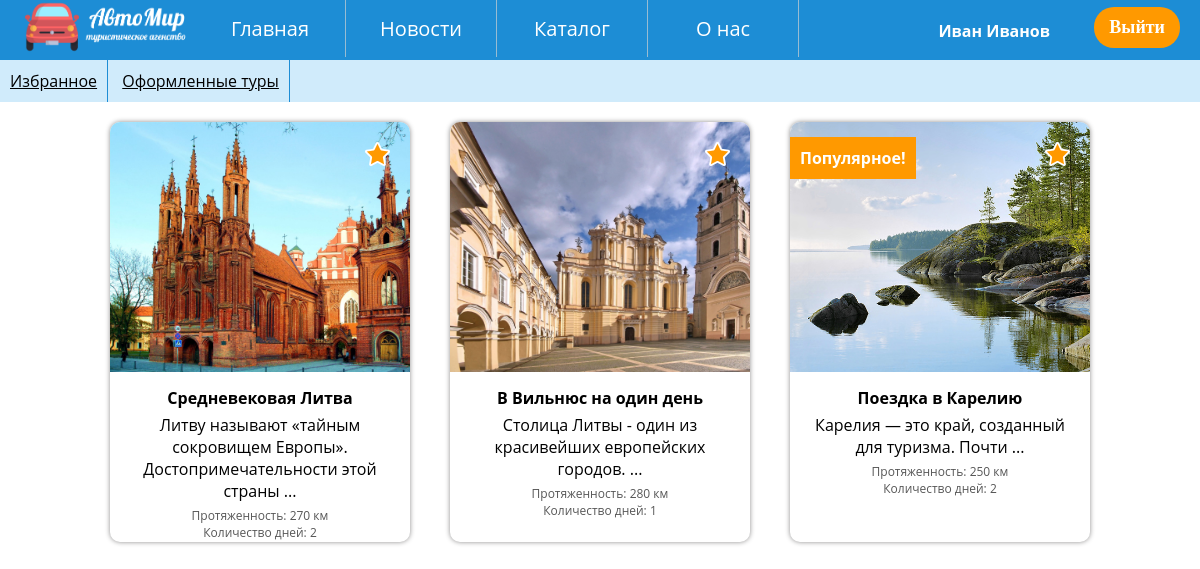
Page /client/client.php?p=favor (signed in) on the committed database.
### tables this page shows
CREATE TABLE `tours` (
  `id_tour` int(11) NOT NULL,
  `title` varchar(100) NOT NULL,
  `description` varchar(1000) NOT NULL,
  `length` int(11) NOT NULL,
  `duration` int(11) NOT NULL,
  `image` varchar(200) NOT NULL,
  `popular` tinyint(1) NOT NULL,
  `id_direction` int(11) NOT NULL,
  `id_performer` int(11) NOT NULL,
  `cities` varchar(100) NOT NULL
);

### client/client.php (the view, shortened to what this page needs)
<!doctype html>
<html lang="ru">
  <head>
    <link rel="stylesheet" type="text/css" href="../css/style.css">
    <link rel="stylesheet" type="text/css" href="../css/steps.css">
  </head>
  <body>
<?php
           if (!isset($_SESSION['id_cl'])) {
            echo '
            <img class="back-client" src="../img/back-client.jpg">
            <section class="auth-client">
            <div class="form-client">
              <h3>Вход в личный кабинет:</h3>
              <br><br>
              <form action="client.php" method="POST">
                      <label for="login">Введите логин</label><br>
                    <input name="login" type="text" required><br>
                      <label for="pass">Введите пароль</label><br>
                    <input name="pass" type="password" id="pass" required> <br>
                  <button>Войти</button><br><br>
                    <a href="../index.php" style="color: black;">На главную</a>
              </form>
            </div>
            </section>';
            require_once '../connection.php';
                $link = mysqli_connect($host, $user, $password, $database)
                    or die("Ошибка " . mysqli_error($link));
                $sql_res = mysqli_query($link, 'SELECT id_user, FIO, login, pass, role FROM users');
                for ($i=0; $i < mysqli_num_rows($sql_res); $i++) {
                    $row = mysqli_fetch_array($sql_res, MYSQLI_ASSOC);
                    $adm_id = $row['id_user'];
                    $adm_FIO = $row['FIO'];
                    $adm_log = $row['login'];
                    $adm_pass = $row['pass'];
                    $adm_role = $row['role'];
                    if(password_verify($_POST['pass'], $adm_pass) == TRUE && $_POST['login'] == $adm_log && $adm_role == "P") {
                        $_SESSION['id_cl'] = $adm_id;
                        $_SESSION['id_FIO'] = $adm_FIO;
                        echo "<script>window.location = 'client.php?p=favor'</script>";
                    }
                    $pass_hash = md5($_POST['pass']);
                    if($adm_pass == $pass_hash && $_POST['login'] == $adm_log && $adm_role == "M") {
                      $_SESSION['id'] = $adm_id;
                      echo "<script>window.location = '../manager/manager.php?p=request'</script>";
                  }
                }
            }  else {
                  echo '
                  <nav>
                  <ul id="navbar">
                          <li id="title"><img src="../img/car.png" id="logo"></li>
                          <li><a href="../index.php">Главная</a></li>
                          <li><a href="#">Новости</a></li>
                          <li><a href="#">Каталог</a>
                            <ul>
                              <li><a href="../catalog.php?direction=2">Прибалтика</a></li>
                              <li><a href="../catalog.php?direction=3">Европа</a></li>
                              <li><a href="../catalog.php?direction=4">Скандинавия</a></li>
                              <li><a href="../catalog.php?direction=1">Россия</a></li>
                            </ul>
                          </li>
                          <li><a href="#">О нас</a></li>
                        </ul>
                        <div class="auth">
                            <h4 style="color: white;">'.$_SESSION['id_FIO'].'</h4>
                        </div>
                        <form method="POST">
                            <button name="exit" class="order-trip">Выйти</button>
                        </form>
                      </nav>';
              print '<ol>
              <li><a href="?p=favor">Избранное</a></li>
              <li><a href="?p=order">Оформленные туры</a></li>
              </ol>';
            }
        require_once '../connection.php';
        $link = mysqli_connect($host, $user, $password, $database)
            or die("Ошибка " . mysqli_error($link));
                if($_GET["p"] == "favor")
                {
                print '<section class="all-tours">';
                $query_favorites = "SELECT * FROM `favorites` WHERE id_user = ".$_SESSION['id_cl']."";
                $result_favorites = mysqli_query($link, $query_favorites) or die("Ошибка " . mysqli_error($link));
                if($result_favorites)
                {
                    while($row = mysqli_fetch_array($result_favorites)) {
                      $query_tour = "SELECT * FROM `tours` WHERE id_tour = ".$row['id_tour']."";
                      $result_tour = mysqli_query($link, $query_tour) or die("Ошибка " . mysqli_error($link));
                      while($row_tour = mysqli_fetch_array($result_tour)) {
                        if ($row_tour["popular"] == "1") {
                            $span = '<span>Популярное!</span>';
                          } else {$span = '';}
                          $article = preg_match("/^((\S+\s){8})/s", $row_tour["description"], $m) ? $m[1]: $row_tour["description"];
                       print '<figure>
                       <em class="favorite-del" onclick="favoriteDel('.$row["id_tour"].');" id="em'.$row["id_tour"].'"></em>
                       <a class="link-black" href="../tour.php?tour='.$row["id_tour"].'">
                          <img class="photo-land" src="../'.$row_tour["image"].'">'.$span.'
                          <figcaption>
                            <h4>'.$row_tour["title"].'</h4>
                            <p>'.$article.'...</p>
                            <div class="info">Протяженность: '.$row_tour["length"].' км</div>
                            <div class="info">Количество дней: '.$row_tour["duration"].'</div>
                            </figcaption>
                            </a>
                        </figure>';
                      }
                    }
                  }
                  print '</section>';
                };
?>
</html>

### css/style.css (style rules this page uses)
* { margin: 0; padding: 0; }
body { font-family: 'Montserrat', 'Open Sans', sans-serif; position: relative; }
a { color: #fff; }
.link-black { color: #000; text-decoration: none; }
#logo { width: 170px; }
#navbar, #navbar ul { margin: 0; padding: 0; list-style-type: none; }
#navbar { height: 60px; background-color: #1D8DD5; box-shadow: 0 0 5px #8d8c8c; padding-left: 25px; min-width: 470px; font-size: 20px; }
#navbar li { float: left; position: relative; height: 100%; }
#navbar li a { display: block; padding: 15px; width: 10vw; color: #fff; border-right: 0.5px solid #97bcd3; text-decoration: none; text-align: center; }
.auth { position: absolute; top: 20px; right: 150px; }
ol { background: #d0ebfb; }
ol li { display: inline-block; padding: 10px; border-right: 0.5px solid #1d8dd5; }
ol li a { color: black; }
button { background: #ff9900; color: #fff; padding: 10px 15px; border-radius: 20px; border: 0; font-family: 'Century Gothic'; font-weight: bold; font-size: 18px; }
.favorite-del { background: transparent; background-image: url(../img/fav-2.png); width: 25px; height: 24px; position: absolute; top: 20px; right: 20px; }
::placeholder { color: #8d8d8d; }
.order-trip { position: absolute; top: 7px; right: 20px; }
h4, p { margin-bottom: 5px; }
section { min-height: 900px; }
.all-tours { text-align: center; }
figure { width: 300px; height: 420px; box-shadow: 0 0 5px #8d8c8c; position: relative; margin: 20px; border-radius: 10px; overflow: hidden; display: inline-block; }
figure span { position: absolute; top: 15px; left: 0px; background: #f90; color: white; padding: 10px; font-weight: bold; }
figcaption { padding: 10px; }
.info { font-size: 12px; color: #575757; }
.photo-land { height: 250px; }

### rows in the picture
tours: image (picture), title "Средневековая Литва", description "Литву называют «тайным сокровищем Европы». Достопримечательности этой страны", length "270", duration "2"
tours: image (picture), title "В Вильнюс на один день", description "Столица Литвы - один из красивейших европейских городов.", length "280", duration "1"
tours: image (picture), popular "Популярное!", title "Поездка в Карелию", description "Карелия — это край, созданный для туризма. Почти", length "250", duration "2"

### other values in the picture
$_SESSION['id_FIO'] "Иван Иванов"
